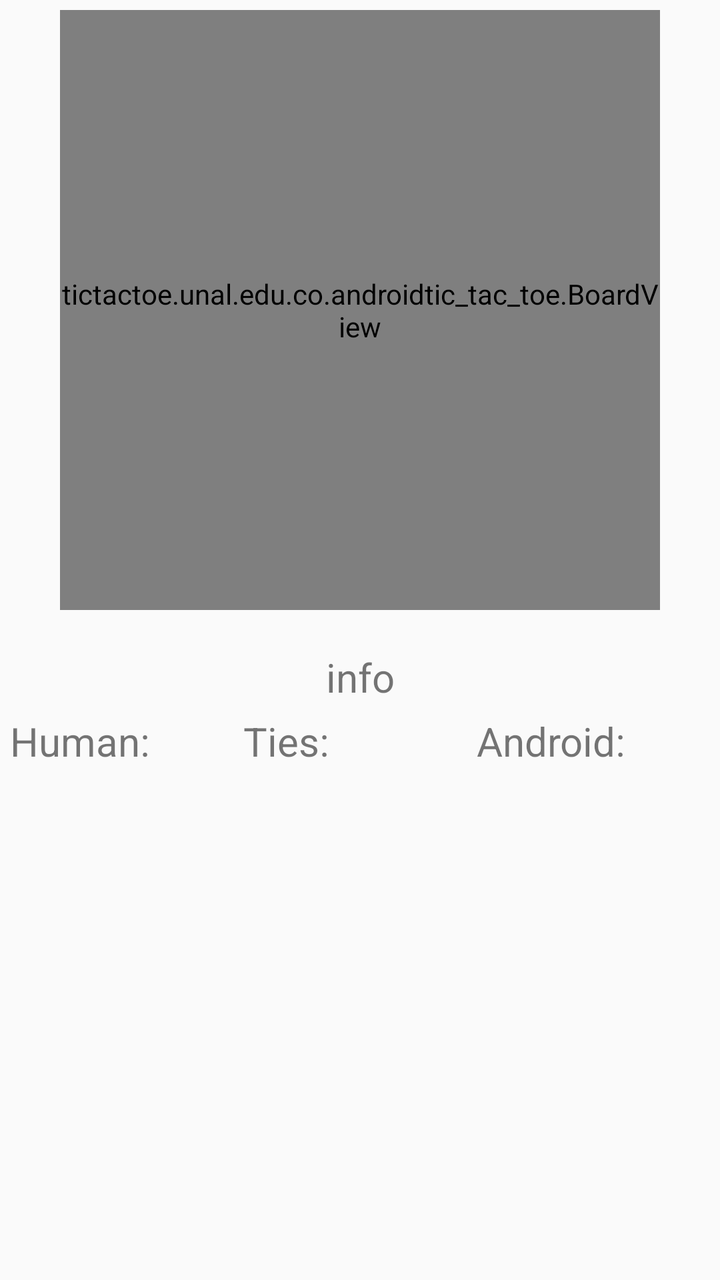
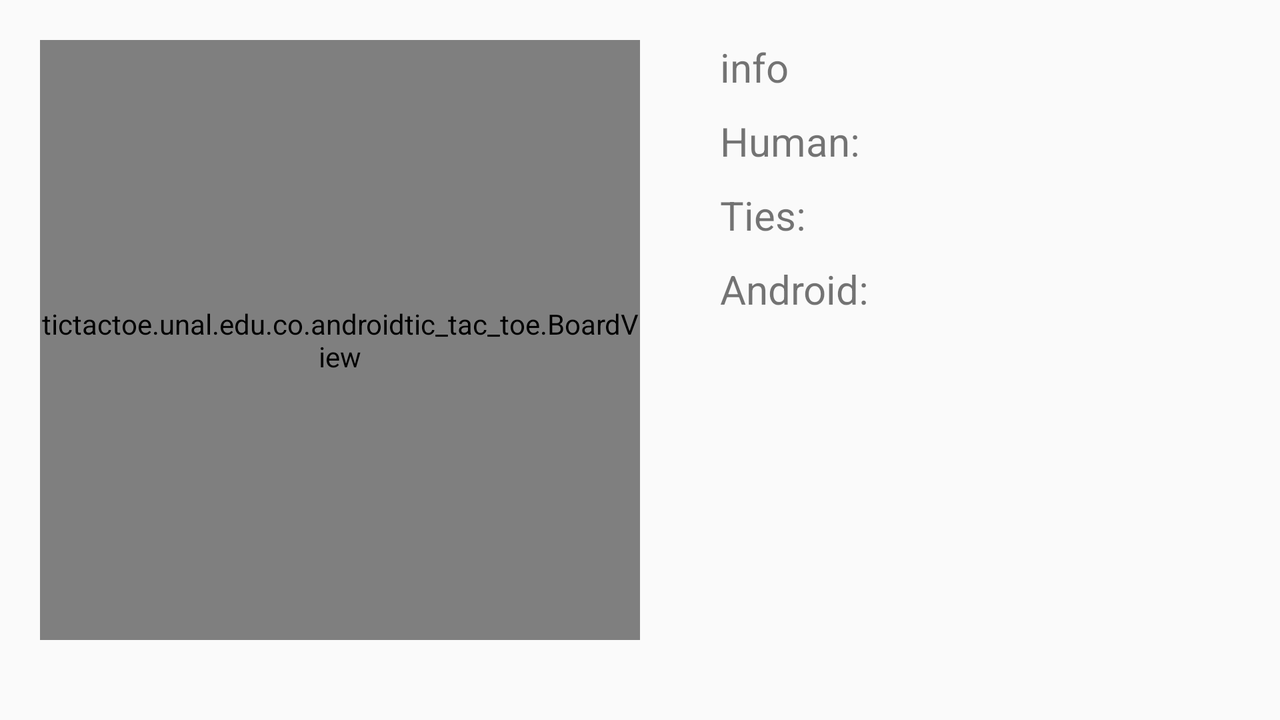

One screen, two layout resources from the same app: the default and the repository's alternative for another configuration. Each is rendered where Android would select it; the XML of both is given below.
<!-- AndroidManifest.xml: application theme AppTheme -->
<!-- res/layout/activity_android_tic_tac_toe.xml -->
<?xml version="1.0" encoding="utf-8"?>
<LinearLayout xmlns:android="http://schemas.android.com/apk/res/android"
    android:layout_width="fill_parent"
    android:layout_height="fill_parent"
    android:gravity="center_horizontal"
    android:orientation="vertical">

    <tictactoe.unal.edu.co.androidtic_tac_toe.BoardView
        android:id="@+id/board"
        android:layout_width="300dp"
        android:layout_height="300dp"
        android:layout_marginTop="5dp"/>

    <TextView
        android:id="@+id/information"
        android:layout_width="fill_parent"
        android:layout_height="wrap_content"
        android:layout_marginTop="20dp"
        android:gravity="center_horizontal"
        android:text="info"
        android:textSize="20dp" />

    <LinearLayout
        android:layout_width="match_parent"
        android:layout_height="wrap_content"
        android:layout_margin="5dp">

        <LinearLayout
            android:layout_width="0dp"
            android:layout_height="wrap_content"
            android:layout_weight="1"
            android:orientation="horizontal">

            <TextView
                android:id="@+id/tvFirstPlayerHuman"
                android:layout_width="wrap_content"
                android:layout_height="wrap_content"
                android:text="@string/human"
                android:textSize="20dp" />

            <TextView
                android:id="@+id/tvHuman"
                android:layout_width="wrap_content"
                android:layout_height="wrap_content"
                android:layout_marginLeft="5dp"
                android:layout_marginStart="5dp"
                android:textSize="20dp" />
        </LinearLayout>

        <LinearLayout
            android:layout_width="0dp"
            android:layout_height="wrap_content"
            android:layout_weight="1"
            android:orientation="horizontal">

            <TextView
                android:layout_width="wrap_content"
                android:layout_height="wrap_content"
                android:text="@string/ties"
                android:textSize="20dp" />

            <TextView
                android:id="@+id/tvTies"
                android:layout_width="wrap_content"
                android:layout_height="wrap_content"
                android:layout_marginLeft="5dp"
                android:layout_marginStart="5dp"
                android:textSize="20dp" />
        </LinearLayout>

        <LinearLayout
            android:layout_width="0dp"
            android:layout_height="wrap_content"
            android:layout_weight="1"
            android:orientation="horizontal">

            <TextView
                android:id="@+id/tvSecondPlayer"
                android:layout_width="wrap_content"
                android:layout_height="wrap_content"
                android:text="@string/android"
                android:textSize="20dp" />

            <TextView
                android:id="@+id/tvAndroid"
                android:layout_width="wrap_content"
                android:layout_height="wrap_content"
                android:layout_marginLeft="5dp"
                android:layout_marginStart="5dp"
                android:textSize="20dp" />
        </LinearLayout>

    </LinearLayout>
</LinearLayout>
<!-- resources referenced by this layout -->
<resources>
  <string name="android">Android:</string>
  <string name="human">Human:</string>
  <string name="ties">Ties:</string>
  <style name="AppTheme" parent="Theme.AppCompat.Light.DarkActionBar">
          
          <item name="colorPrimary">@color/colorPrimary</item>
          <item name="colorPrimaryDark">@color/colorPrimaryDark</item>
          <item name="colorAccent">@color/colorAccent</item>
      </style>
  <color name="colorPrimary">#3F51B5</color>
  <color name="colorPrimaryDark">#303F9F</color>
  <color name="colorAccent">#FF4081</color>
</resources>
<!-- res/layout-land/activity_android_tic_tac_toe.xml (the repository's variant of the layout above) -->
<!-- drawn on the phone turned sideways -->
<?xml version="1.0" encoding="utf-8"?>
<LinearLayout xmlns:android="http://schemas.android.com/apk/res/android"
    android:layout_width="fill_parent"
    android:layout_height="fill_parent"
    android:orientation="horizontal">

    <tictactoe.unal.edu.co.androidtic_tac_toe.BoardView
        android:id="@+id/board"
        android:layout_width="300dp"
        android:layout_height="300dp"
        android:layout_margin="20dp"/>



    <LinearLayout
        android:orientation="vertical"
        android:layout_width="wrap_content"
        android:layout_height="wrap_content"
        android:layout_margin="20dp">

        <TextView
            android:layout_marginBottom="10dp"
            android:id="@+id/information"
            android:layout_width="fill_parent"
            android:layout_height="wrap_content"
            android:text="info"
            android:textSize="20dp" />

        <LinearLayout
            android:layout_marginBottom="10dp"
            android:layout_width="wrap_content"
            android:layout_height="wrap_content"
            android:orientation="horizontal">

            <TextView
                android:layout_width="wrap_content"
                android:layout_height="wrap_content"
                android:text="@string/human"
                android:textSize="20dp" />

            <TextView
                android:id="@+id/tvHuman"
                android:layout_width="wrap_content"
                android:layout_height="wrap_content"
                android:layout_marginLeft="5dp"
                android:layout_marginStart="5dp"
                android:textSize="20dp" />
        </LinearLayout>

        <LinearLayout
            android:layout_marginBottom="10dp"
            android:layout_width="wrap_content"
            android:layout_height="wrap_content"
            android:orientation="horizontal">

            <TextView
                android:layout_width="wrap_content"
                android:layout_height="wrap_content"
                android:text="@string/ties"
                android:textSize="20dp" />

            <TextView
                android:id="@+id/tvTies"
                android:layout_width="wrap_content"
                android:layout_height="wrap_content"
                android:layout_marginLeft="5dp"
                android:layout_marginStart="5dp"
                android:textSize="20dp" />
        </LinearLayout>

        <LinearLayout
            android:layout_marginBottom="10dp"
            android:layout_width="wrap_content"
            android:layout_height="wrap_content"
            android:orientation="horizontal">

            <TextView
                android:layout_width="wrap_content"
                android:layout_height="wrap_content"
                android:text="@string/android"
                android:textSize="20dp" />

            <TextView
                android:id="@+id/tvAndroid"
                android:layout_width="wrap_content"
                android:layout_height="wrap_content"
                android:layout_marginLeft="5dp"
                android:layout_marginStart="5dp"
                android:textSize="20dp" />
        </LinearLayout>

    </LinearLayout>
</LinearLayout>
